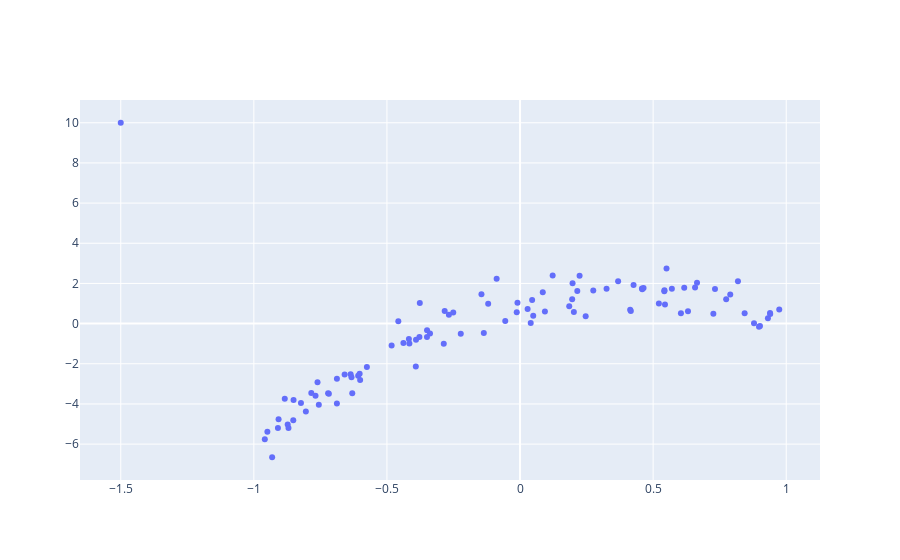

Write notebook code for a chart like this one.
### Code cell
raw_data_plot = go.Scatter(x=x, y=y, name="Raw Data", mode='markers')
fig = go.Figure([raw_data_plot])
fig.update_layout(height=600)
